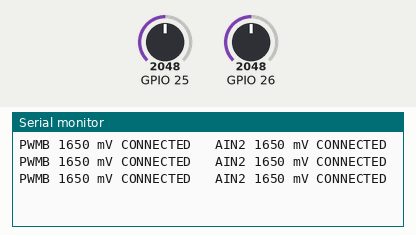
This sketch was run on a simulated ESP32. Shown: the last lines printed to the serial monitor. The inputs (shaded band) are chosen by the test bench; at power-on: GPIO 25 = 2048, GPIO 26 = 2048.

Above: at 1.2 s.
1.3 s: GPIO 25 set to 1228
At 1.9 s:
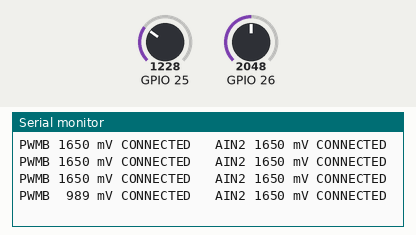
3.5 s: GPIO 26 set to 1228
At 3.8 s:
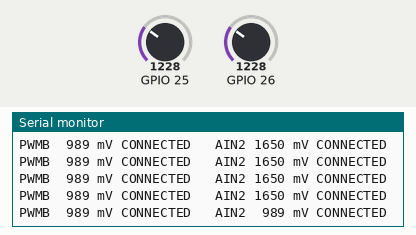
5.5 s: GPIO 25 set to 2047
At 5.9 s:
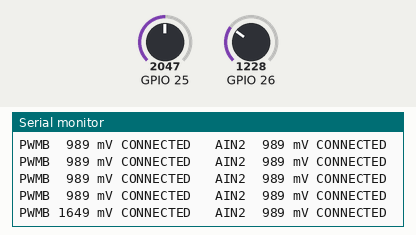
7.5 s: GPIO 26 set to 260
At 7.9 s:
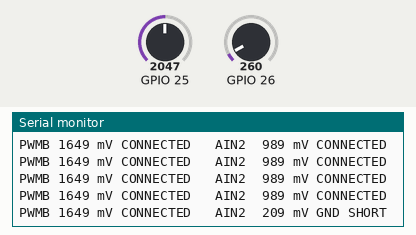
9.5 s: GPIO 26 set to 0
At 10.0 s:
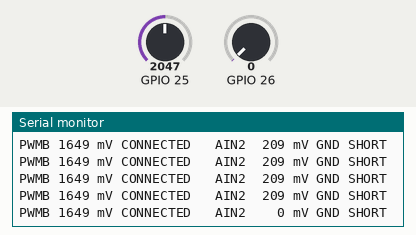
11.5 s: GPIO 25 set to 491
At 12.0 s:
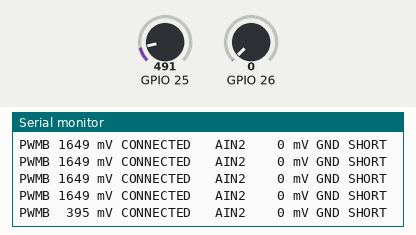

Measured:
- after the input at 1.3 s, the serial monitor: prints a new line after 0.21 s (image 1)
- after the input at 3.5 s, the serial monitor: prints a new line at once (image 2)
- after the input at 5.5 s, the serial monitor: prints a new line at once (image 3)
- after the input at 7.5 s, the serial monitor: prints a new line at once (image 4)
- after the input at 9.5 s, the serial monitor: prints a new line at once (image 5)
- after the input at 11.5 s, the serial monitor: prints a new line after 0.05 s (image 6)

The sketch:

live_check.ino
```cpp
// Live check - reads PWMB (GPIO25) and AIN2 (GPIO26) twice a second.
// Same idea as conn_check: wired to TB6612 ~2.95 V, loose ~3.06 V+, touching GND ~0 V.

#include "driver/rtc_io.h"

const int LIVE[] = {25, 26};
const char *NAME[] = {"PWMB", "AIN2"};

const char *state(uint32_t mv) {
  return mv < 300 ? "GND SHORT" : mv <= 3010 ? "CONNECTED" : "loose";
}

void setup() {
  Serial.begin(115200);
  for (int g : LIVE) {
    analogReadMilliVolts(g);
    rtc_gpio_pullup_en((gpio_num_t)g);
    rtc_gpio_pulldown_dis((gpio_num_t)g);
  }
}

void loop() {
  for (int i = 0; i < 2; i++) {
    uint32_t mv = 0;
    for (int s = 0; s < 8; s++) mv += analogReadMilliVolts(LIVE[i]);
    mv /= 8;
    Serial.printf("%s %4u mV %-9s   ", NAME[i], mv, state(mv));
  }
  Serial.println();
  delay(500);
}
```
